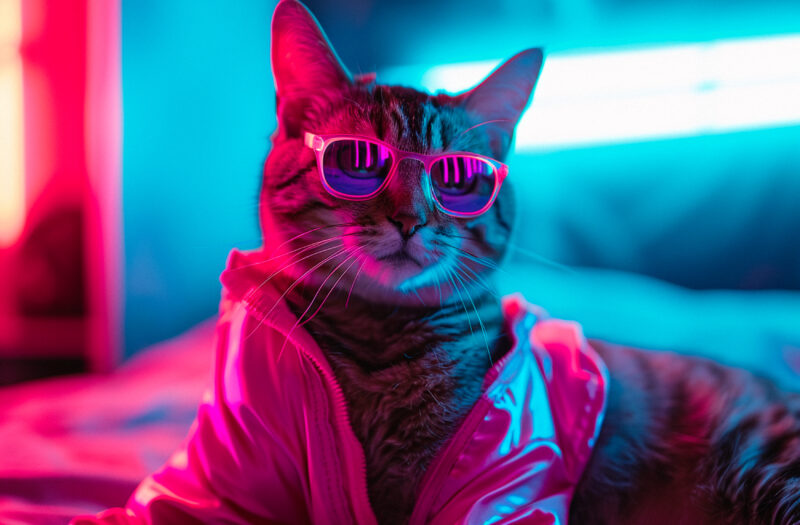
#> input picture unit-1/lesson-3/myimage-1.jpg, 800 x 525 px; its folder holds 2 pictures in this run
$ python notes.py ../lesson-3
#> lines starting #> are read from the running program, lines starting #| are printed output that depends on the picture
import os
import random
from PIL import Image

### new system, "os" ?

###### algorithm I - shadows
#### first import libraries!!!!
### for using path to get images
from os import listdir, path
### import random for naming images, and using random functions to pull random images!!!
import random
###  import PIL for images stuff!!
from PIL import Image
### import sys to use user input arguments for code to work
import sys

###########################
###########################    ALGO1 BUT WITH 2 RANDO IMGS
#### take random photo and opens them ?????
########## how to get a random image a specific folder... changing into inputing specific folder on command line tho-

# files = listdir (sys.argv[1])
# files.remove(".DS_Store")

# # ########## some error handlingggg
# # if len(sys.argv) !=2:
# #     exit("pick and choose a folder! what's gonna happen?!?")

# ### name random images!!!
# random_img1 = random.choice(files)
# random_img2 = random.choice(files)

# #### now open random images
# img1 = Image.open( path.join(sys.argv[1],random_img1) )
# img2 = Image.open( path.join(sys.argv[1],random_img2) )

# #### always resize!
# image1 = img1.resize((300,200)).convert("RGBA")
# image2 = img2.resize((300,200)).convert("RGBA")


# ##### makes an image with maybe a backdrop ig...
# new_image = Image.new( "RGBA", (600,425), "blue" )

# ### pastes first image
# new_image.paste( image1,(150,10) )


# # ####### now to make the shadow image
# # ## so making a copy of random image AND using .transpose which flips/mirrors the image, making the shadow
# shadow = image2.transpose(method=Image.Transpose.FLIP_TOP_BOTTOM)

# shadow.putalpha(128)


# # ## need to make it transparent to be a realll shadow!
# new_image.alpha_composite( shadow, (150, 210))

# ##### finally adding shadow to complete image
# new_image.paste( shadow, (150,210) )


# #### save the resulting image
# randomnumberforimage = int(random.random() * 100)
# new_image.convert("RGB").save("shadow" + str(randomnumberforimage)+ ".jpg")
# new_image.show(new_image)


###### THIS WAS FROM geeksforgeeks.org

import os
import random

# # def get_random_image_path(folder_path):
# #     try:
# #         files = os.listdir(folder_path)
# #         # Filter the list to get only image files
# #         images = [file for file in files if file.lower().endswith(('.png', '.jpg', '.jpeg', '.gif'))]

# #         if not images:
# #             print("No images found in the specified folder.")
# #             return None

# #         # Choose a random image file
# #         random_image = random.choice(images)
# #         random_image_path = os.path.join(folder_path, random_image)
# #         return random_image_path

# #     except Exception as e:
# #         print(f"An error occurred while selecting image randomly: {e}")
# #         return None

# # def display_image(image_path):
# #     try:
# #         if image_path and os.path.isfile(image_path):
# #             with Image.open(image_path) as img:
# #                 img.show()
# #                 print(f"Displayed image: {image_path}")
# #         else:
# #             print(f"Invalid image path: {image_path}")
# #     except Exception as e:
# #         print(f"An error occurred while displaying the image: {e}")

# # def show_random_image_from_folder(folder_path):
# #     random_image_path = get_random_image_path(folder_path)
# #     display_image(random_image_path)

# # # usage:
# # # if __name__ == "__main__":
# # #     folder_path = "images-0"
# # #     if os.path.isdir(folder_path):
# # #         show_random_image_from_folder(folder_path)
# # #     else:
# # #         print(f" The specified folder does not exist: {folder_path}")


# # import os
# # import random
# # import sys

# # # Get a list of image files in a directory
# # image_directory = '/Users/kirstenbaraoidan/cla24/unit-1/final-project/' + sys.argv (2)
# # image_files = [f for f in os.listdir(image_directory) if os.path.isfile(os.path.join(image_directory, f))]

# # # Randomly select an image file
# # random_image = random.choice(image_files)

# # # Construct the full path to the image
# # random_image_path = os.path.join(image_directory, random_image)

# # # print(random_image_path)

# width = 100
# height = 100

# img = Image.new("RGB", (width,height), (255,255,255) )

# # loop 500 times, and each time, pick a random x and a random y
# # and draw a pixel there
# for n in range(750):


#     # even distribution
#     x = int( random.random() * 100 )
#     y = int( random.random() * 100 )

#     # ## gaussian distribution
#     # x = int( random.gauss(50,50) )
#     # y = int( random.gauss(100,100) )

# #     # gaussian distribution just for x
# #     ## making pixels in this range and distribution isn't across whole image
# #     x = int( random.gauss(50,10) )
# #     y = int( random.random() * 100  )

#     img.putpixel( (x,y), (0,0,0) )

# img.save("more-rando-gauss-x.png")
# img.show()


##### algorithm II - make anything a party! (adds confetti!!!)
### first import librariessss!
from os import listdir, path
import sys
from PIL import Image
import random

########################
##### start of code ––
### some errorrrr handling
if len(sys.argv) !=2:
    exit("add a folder and see what happens!! ;)")
### opening/choosing random photos from command lineeeee from folders
files = listdir(sys.argv[1])
# files.remove(".DS_Store")

random_img = random.choice(files)

### code that opens image and manipulates (resize)
img = Image.open( path.join(sys.argv[1],random_img) )
#> img is the input picture: PIL image 800x525 RGB; mean R, G, B 96.3, 93.3, 138.5
image1 = img.resize((67,67)).convert("RGB")
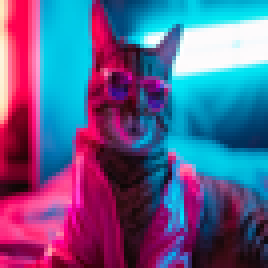
#> image1: PIL image 67x67 RGB (shown 4 times larger); mean R, G, B 96.4, 93.4, 138.6

### then make new image to put it on
width = 100
height = 100
new_image = Image.new( "RGB", (width,height), (255,255,204) )
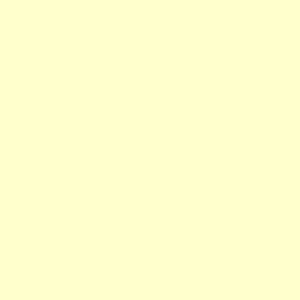
#> new_image: PIL image 100x100 RGB (shown 3 times larger); mean R, G, B 255, 255, 204

### paste random image!!!
###### (100,100) is so center
new_image.paste(image1, (25, 25))
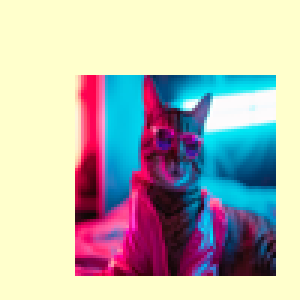
#> new_image: PIL image 100x100 RGB (shown 3 times larger); mean R, G, B 183.8, 182.5, 174.6

###### then add confetti!! so use even distribution to make random pixels

### so the number is to loop (for loop) how much there would be, if lower there'll be less and higher more, a for loop to make green
for n in range(750):

    ### even distribution
    ######## so think of it as area of the image it will cover, so it's 600 for both so it will cover the whole area, but if decreased, it won't cover some area
    x = int( random.random() * 100 )
    y = int( random.random() * 100 )

###### .putpixel is like pasting pixels or adding them into the new image, and adding color! this is for greeeeen
    new_image.putpixel( (x,y), (0,255,0) )
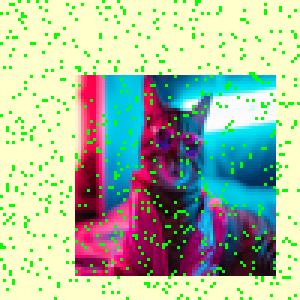
#> new_image: PIL image 100x100 RGB (shown 3 times larger); mean R, G, B 170.3, 187.8, 162

### another even distribution to add more, but a for loop to make blue!
for l in range(750):

    ######## so think of it as area of the image it will cover, so it's 200 for both so it will cover the whole area, but if decreased, it won't cover some area
        ### even distribution
    x = int( random.random() * 100 )
    y = int( random.random() * 100 )

    new_image.putpixel( (x,y), (0,0,255) )
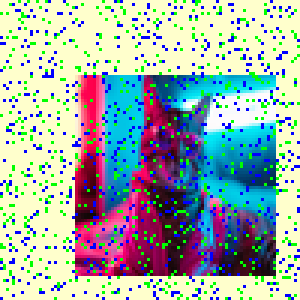
#> new_image: PIL image 100x100 RGB (shown 3 times larger); mean R, G, B 158.3, 174.2, 168.6

### one last for loop with an even distribution to make red!
for h in range(750):

    ## even distribution
    x = int( random.random() * 100 )
    y = int( random.random() * 100 )

    new_image.putpixel( (x,y), (255,0,0) )
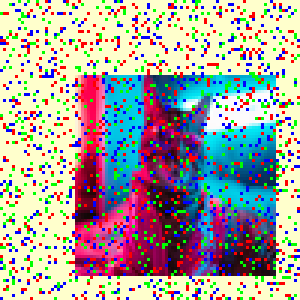
#> new_image: PIL image 100x100 RGB (shown 3 times larger); mean R, G, B 165.5, 161.9, 156.6

#### now resize whole image
new_img = new_image.resize((600,600))
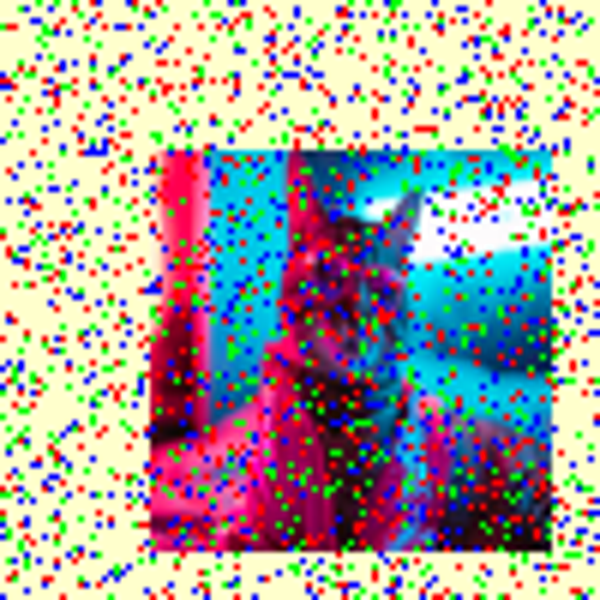
#> new_img: PIL image 600x600 RGB; mean R, G, B 163.8, 160.3, 156.8


### using random library again to help with names, saving and showing image so you see what you made!
randomnumberforimage = int(random.random() * 100)
new_img.save("partytime" + str(randomnumberforimage) + ".jpg")
new_img.show()

$ run again, on unit-1/lesson-3/image-2.jpg
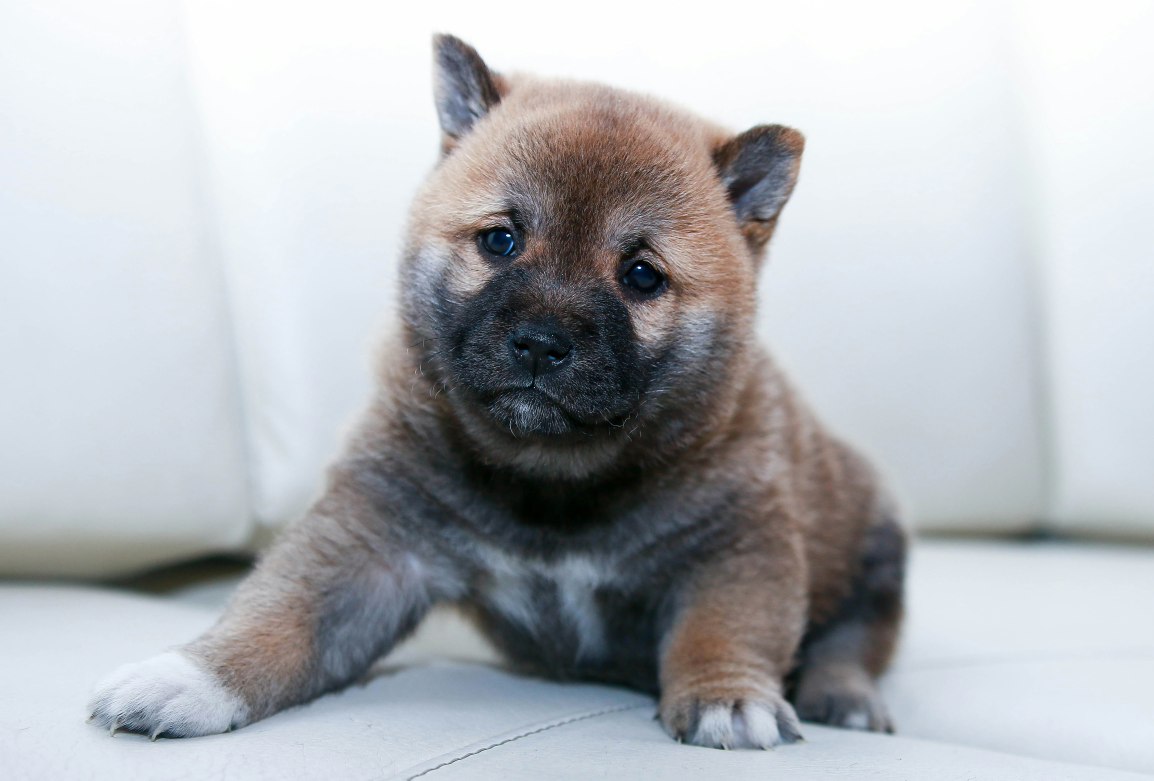
#> input picture unit-1/lesson-3/image-2.jpg, 4613 x 3121 px (shown at 1/4 size)
#> img is the input picture: PIL image 4613x3121 RGB; mean R, G, B 177.4, 180.6, 184.7
#> after the loop `for h in range(750):`:
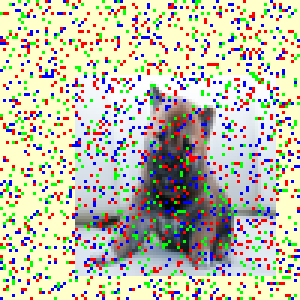
#> new_image: PIL image 100x100 RGB (shown 3 times larger); mean R, G, B 194.7, 193.1, 173.2
#> `new_img = new_image.resize((600,600))`:
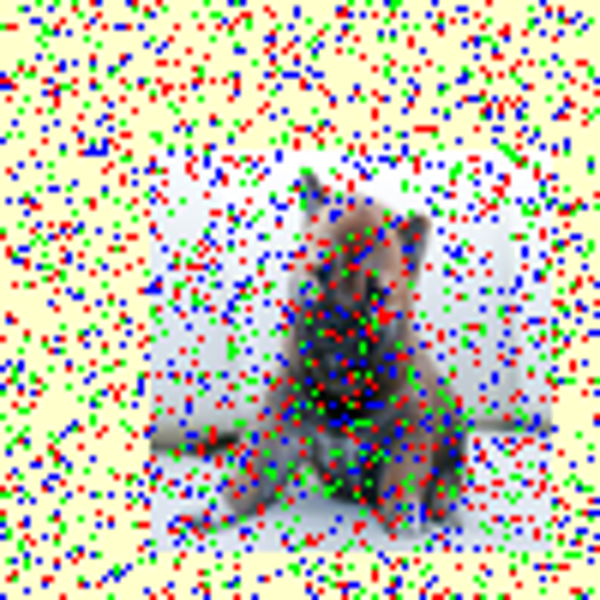
#> new_img: PIL image 600x600 RGB; mean R, G, B 192.8, 191.2, 173.2
